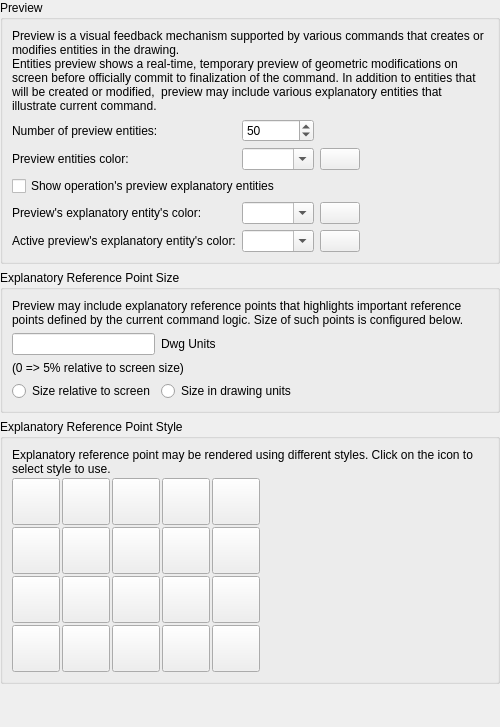
<?xml version="1.0" encoding="UTF-8"?>
<ui version="4.0">
 <class>LC_SettingsPagePreviewOptions</class>
 <widget class="QWidget" name="LC_SettingsPagePreviewOptions">
  <property name="geometry">
   <rect>
    <x>0</x>
    <y>0</y>
    <width>500</width>
    <height>727</height>
   </rect>
  </property>
  <layout class="QGridLayout" name="gridLayout_main">
   <property name="leftMargin">
    <number>0</number>
   </property>
   <property name="topMargin">
    <number>0</number>
   </property>
   <property name="rightMargin">
    <number>0</number>
   </property>
   <property name="bottomMargin">
    <number>0</number>
   </property>
   <item row="0" column="0">
    <widget class="QGroupBox" name="gbPreview">
     <property name="title">
      <string>Preview</string>
     </property>
     <layout class="QGridLayout" name="gridLayout_pr">
      <item row="7" column="2">
       <widget class="LC_ColorButton" name="pb_previewRefHighlightColor">
        <property name="toolTip">
         <string>Active Explanatory Entity

Click to select color.</string>
        </property>
       </widget>
      </item>
      <item row="7" column="1">
       <widget class="LC_ContentAdjustableComboBox" name="cbPreviewRefHighlightColor">
        <property name="toolTip">
         <string>Active Explanatory Entity Color

Color of explanatory entity that is currently active according to the command state. </string>
        </property>
        <property name="editable">
         <bool>true</bool>
        </property>
       </widget>
      </item>
      <item row="6" column="3">
       <spacer name="horizontalSpacer">
        <property name="orientation">
         <enum>Qt::Orientation::Horizontal</enum>
        </property>
        <property name="sizeHint" stdset="0">
         <size>
          <width>0</width>
          <height>0</height>
         </size>
        </property>
       </spacer>
      </item>
      <item row="2" column="0">
       <widget class="QLabel" name="lMaxPreview">
        <property name="text">
         <string>Number of preview entities:</string>
        </property>
        <property name="buddy">
         <cstring>sbMaxPreview</cstring>
        </property>
       </widget>
      </item>
      <item row="6" column="1">
       <widget class="LC_ContentAdjustableComboBox" name="cbPreviewRefColor">
        <property name="toolTip">
         <string>Explanatory Entities Color

Color for preview explanatory entities. These entities are not created, yet explains current command logic.</string>
        </property>
        <property name="editable">
         <bool>true</bool>
        </property>
       </widget>
      </item>
      <item row="6" column="2">
       <widget class="LC_ColorButton" name="pb_previewRefColor">
        <property name="toolTip">
         <string>Explanatory Entities

Click to select color.</string>
        </property>
       </widget>
      </item>
      <item row="6" column="0">
       <widget class="QLabel" name="lbPreviewRefColor">
        <property name="text">
         <string>Preview's explanatory entity's color:</string>
        </property>
        <property name="buddy">
         <cstring>cbPreviewRefColor</cstring>
        </property>
       </widget>
      </item>
      <item row="1" column="0" colspan="4">
       <widget class="QLabel" name="label">
        <property name="text">
         <string>Preview is a visual feedback mechanism supported by various commands that creates or modifies entities in the drawing. 
Entities preview shows a real-time, temporary preview of geometric modifications on  screen before officially commit to finalization of the command. In addition to entities that will be created or modified,  preview may include various explanatory entities that illustrate current command.</string>
        </property>
        <property name="wordWrap">
         <bool>true</bool>
        </property>
       </widget>
      </item>
      <item row="7" column="0">
       <widget class="QLabel" name="lbPreviewRefHighlightColor">
        <property name="text">
         <string>Active preview's explanatory entity's color:</string>
        </property>
        <property name="buddy">
         <cstring>cbPreviewRefHighlightColor</cstring>
        </property>
       </widget>
      </item>
      <item row="4" column="0" colspan="2">
       <widget class="QCheckBox" name="cbDisplayRefPoints">
        <property name="sizePolicy">
         <sizepolicy hsizetype="Preferred" vsizetype="Preferred">
          <horstretch>0</horstretch>
          <verstretch>0</verstretch>
         </sizepolicy>
        </property>
        <property name="toolTip">
         <string>Explanatory Entities Visibility

Show additional operation's preview explanatory entities that explains the logic of entities creation or modification.</string>
        </property>
        <property name="text">
         <string>Show operation's preview explanatory entities </string>
        </property>
       </widget>
      </item>
      <item row="3" column="0">
       <widget class="QLabel" name="label_2">
        <property name="text">
         <string>Preview entities color:</string>
        </property>
        <property name="buddy">
         <cstring>cbPreviewEntitiesColor</cstring>
        </property>
       </widget>
      </item>
      <item row="3" column="1">
       <widget class="LC_ContentAdjustableComboBox" name="cbPreviewEntitiesColor">
        <property name="toolTip">
         <string>Entities Preview Color

Color for entities preview</string>
        </property>
        <property name="editable">
         <bool>true</bool>
        </property>
       </widget>
      </item>
      <item row="3" column="2">
       <widget class="LC_ColorButton" name="pb_previewEntitiesColor">
        <property name="toolTip">
         <string>Entities Preview

Click to select color.</string>
        </property>
       </widget>
      </item>
      <item row="2" column="1">
       <widget class="QSpinBox" name="sbMaxPreview">
        <property name="toolTip">
         <string>Preview Limiting

If more entities in preview than specified, rect will be drawn instead of entities.</string>
        </property>
        <property name="specialValueText">
         <string>Show All</string>
        </property>
        <property name="minimum">
         <number>0</number>
        </property>
        <property name="maximum">
         <number>1000</number>
        </property>
        <property name="value">
         <number>50</number>
        </property>
       </widget>
      </item>
     </layout>
    </widget>
   </item>
   <item row="1" column="0">
    <widget class="QGroupBox" name="gbPointSize">
     <property name="title">
      <string>Explanatory Reference Point Size</string>
     </property>
     <layout class="QGridLayout" name="gridLayout_sz">
      <item row="4" column="1">
       <widget class="QRadioButton" name="rbAbsSize">
        <property name="text">
         <string>Size in drawing units</string>
        </property>
       </widget>
      </item>
      <item row="1" column="1">
       <widget class="QLabel" name="lPtSzUnits">
        <property name="text">
         <string>Dwg Units</string>
        </property>
        <property name="textFormat">
         <enum>Qt::TextFormat::PlainText</enum>
        </property>
       </widget>
      </item>
      <item row="4" column="0">
       <widget class="QRadioButton" name="rbRelSize">
        <property name="text">
         <string>Size relative to screen</string>
        </property>
       </widget>
      </item>
      <item row="4" column="2">
       <spacer name="horizontalSpacer_2">
        <property name="orientation">
         <enum>Qt::Orientation::Horizontal</enum>
        </property>
        <property name="sizeHint" stdset="0">
         <size>
          <width>0</width>
          <height>0</height>
         </size>
        </property>
       </spacer>
      </item>
      <item row="1" column="0">
       <widget class="QLineEdit" name="lePointSize">
        <property name="sizePolicy">
         <sizepolicy hsizetype="Fixed" vsizetype="Fixed">
          <horstretch>0</horstretch>
          <verstretch>0</verstretch>
         </sizepolicy>
        </property>
        <property name="maximumSize">
         <size>
          <width>150</width>
          <height>16777215</height>
         </size>
        </property>
        <property name="toolTip">
         <string>Size of reference points</string>
        </property>
       </widget>
      </item>
      <item row="0" column="0" colspan="3">
       <widget class="QLabel" name="label_3">
        <property name="text">
         <string>Preview may include explanatory reference points that highlights important reference points defined by the current command logic. Size of such points is configured below.</string>
        </property>
        <property name="wordWrap">
         <bool>true</bool>
        </property>
       </widget>
      </item>
      <item row="3" column="0" colspan="2">
       <widget class="QLabel" name="label_11">
        <property name="text">
         <string>(0 =&gt; 5% relative to screen size)</string>
        </property>
       </widget>
      </item>
     </layout>
    </widget>
   </item>
   <item row="2" column="0">
    <widget class="QGroupBox" name="gbPointStyle">
     <property name="title">
      <string>Explanatory Reference Point Style</string>
     </property>
     <layout class="QGridLayout" name="gridLayout_st">
      <property name="spacing">
       <number>2</number>
      </property>
      <item row="4" column="0">
       <widget class="QToolButton" name="bDotCircleSquare">
        <property name="minimumSize">
         <size>
          <width>30</width>
          <height>30</height>
         </size>
        </property>
        <property name="icon">
         <iconset>
          <normaloff>:/icons/point_dot_circle_square.lci</normaloff>:/icons/point_dot_circle_square.lci</iconset>
        </property>
        <property name="iconSize">
         <size>
          <width>40</width>
          <height>40</height>
         </size>
        </property>
        <property name="checkable">
         <bool>true</bool>
        </property>
        <property name="autoExclusive">
         <bool>true</bool>
        </property>
       </widget>
      </item>
      <item row="2" column="3">
       <widget class="QToolButton" name="bCrossCircle">
        <property name="minimumSize">
         <size>
          <width>30</width>
          <height>30</height>
         </size>
        </property>
        <property name="icon">
         <iconset>
          <normaloff>:/icons/point_cross_circle.lci</normaloff>:/icons/point_cross_circle.lci</iconset>
        </property>
        <property name="iconSize">
         <size>
          <width>40</width>
          <height>40</height>
         </size>
        </property>
        <property name="checkable">
         <bool>true</bool>
        </property>
        <property name="autoExclusive">
         <bool>true</bool>
        </property>
       </widget>
      </item>
      <item row="3" column="2">
       <widget class="QToolButton" name="bPlusSquare">
        <property name="minimumSize">
         <size>
          <width>30</width>
          <height>30</height>
         </size>
        </property>
        <property name="icon">
         <iconset>
          <normaloff>:/icons/point_plus_square.lci</normaloff>:/icons/point_plus_square.lci</iconset>
        </property>
        <property name="iconSize">
         <size>
          <width>40</width>
          <height>40</height>
         </size>
        </property>
        <property name="checkable">
         <bool>true</bool>
        </property>
        <property name="autoExclusive">
         <bool>true</bool>
        </property>
       </widget>
      </item>
      <item row="1" column="2">
       <widget class="QToolButton" name="bPlus">
        <property name="minimumSize">
         <size>
          <width>30</width>
          <height>30</height>
         </size>
        </property>
        <property name="icon">
         <iconset>
          <normaloff>:/icons/point_plus.lci</normaloff>:/icons/point_plus.lci</iconset>
        </property>
        <property name="iconSize">
         <size>
          <width>40</width>
          <height>40</height>
         </size>
        </property>
        <property name="checkable">
         <bool>true</bool>
        </property>
        <property name="autoExclusive">
         <bool>true</bool>
        </property>
       </widget>
      </item>
      <item row="2" column="5">
       <spacer name="horizontalSpacer_3">
        <property name="orientation">
         <enum>Qt::Orientation::Horizontal</enum>
        </property>
        <property name="sizeHint" stdset="0">
         <size>
          <width>0</width>
          <height>0</height>
         </size>
        </property>
       </spacer>
      </item>
      <item row="4" column="3">
       <widget class="QToolButton" name="bCrossCircleSquare">
        <property name="minimumSize">
         <size>
          <width>30</width>
          <height>30</height>
         </size>
        </property>
        <property name="icon">
         <iconset>
          <normaloff>:/icons/point_cross_circle_square.lci</normaloff>:/icons/point_cross_circle_square.lci</iconset>
        </property>
        <property name="iconSize">
         <size>
          <width>40</width>
          <height>40</height>
         </size>
        </property>
        <property name="checkable">
         <bool>true</bool>
        </property>
        <property name="autoExclusive">
         <bool>true</bool>
        </property>
       </widget>
      </item>
      <item row="3" column="1">
       <widget class="QToolButton" name="bBlankSquare">
        <property name="minimumSize">
         <size>
          <width>30</width>
          <height>30</height>
         </size>
        </property>
        <property name="icon">
         <iconset>
          <normaloff>:/icons/point_blank_square.lci</normaloff>:/icons/point_blank_square.lci</iconset>
        </property>
        <property name="iconSize">
         <size>
          <width>40</width>
          <height>40</height>
         </size>
        </property>
        <property name="checkable">
         <bool>true</bool>
        </property>
        <property name="autoExclusive">
         <bool>true</bool>
        </property>
       </widget>
      </item>
      <item row="3" column="4">
       <widget class="QToolButton" name="bTickSquare">
        <property name="minimumSize">
         <size>
          <width>30</width>
          <height>30</height>
         </size>
        </property>
        <property name="icon">
         <iconset>
          <normaloff>:/icons/point_tick_square.lci</normaloff>:/icons/point_tick_square.lci</iconset>
        </property>
        <property name="iconSize">
         <size>
          <width>40</width>
          <height>40</height>
         </size>
        </property>
        <property name="checkable">
         <bool>true</bool>
        </property>
        <property name="autoExclusive">
         <bool>true</bool>
        </property>
       </widget>
      </item>
      <item row="2" column="2">
       <widget class="QToolButton" name="bPlusCircle">
        <property name="minimumSize">
         <size>
          <width>30</width>
          <height>30</height>
         </size>
        </property>
        <property name="icon">
         <iconset>
          <normaloff>:/icons/point_plus_circle.lci</normaloff>:/icons/point_plus_circle.lci</iconset>
        </property>
        <property name="iconSize">
         <size>
          <width>40</width>
          <height>40</height>
         </size>
        </property>
        <property name="checkable">
         <bool>true</bool>
        </property>
        <property name="autoExclusive">
         <bool>true</bool>
        </property>
       </widget>
      </item>
      <item row="0" column="0" colspan="6">
       <widget class="QLabel" name="label_4">
        <property name="text">
         <string>Explanatory reference point may be rendered using different styles. Click on the icon to select style to use.</string>
        </property>
        <property name="wordWrap">
         <bool>true</bool>
        </property>
       </widget>
      </item>
      <item row="2" column="0">
       <widget class="QToolButton" name="bDotCircle">
        <property name="minimumSize">
         <size>
          <width>30</width>
          <height>30</height>
         </size>
        </property>
        <property name="icon">
         <iconset>
          <normaloff>:/icons/point_dot_circle.lci</normaloff>:/icons/point_dot_circle.lci</iconset>
        </property>
        <property name="iconSize">
         <size>
          <width>40</width>
          <height>40</height>
         </size>
        </property>
        <property name="checkable">
         <bool>true</bool>
        </property>
        <property name="autoExclusive">
         <bool>true</bool>
        </property>
       </widget>
      </item>
      <item row="2" column="1">
       <widget class="QToolButton" name="bBlankCircle">
        <property name="minimumSize">
         <size>
          <width>30</width>
          <height>30</height>
         </size>
        </property>
        <property name="icon">
         <iconset>
          <normaloff>:/icons/point_blank_circle.lci</normaloff>:/icons/point_blank_circle.lci</iconset>
        </property>
        <property name="iconSize">
         <size>
          <width>40</width>
          <height>40</height>
         </size>
        </property>
        <property name="checkable">
         <bool>true</bool>
        </property>
        <property name="autoExclusive">
         <bool>true</bool>
        </property>
       </widget>
      </item>
      <item row="1" column="0">
       <widget class="QToolButton" name="bDot">
        <property name="minimumSize">
         <size>
          <width>30</width>
          <height>30</height>
         </size>
        </property>
        <property name="icon">
         <iconset>
          <normaloff>:/icons/point_dot.lci</normaloff>:/icons/point_dot.lci</iconset>
        </property>
        <property name="iconSize">
         <size>
          <width>40</width>
          <height>40</height>
         </size>
        </property>
        <property name="checkable">
         <bool>true</bool>
        </property>
        <property name="autoExclusive">
         <bool>true</bool>
        </property>
       </widget>
      </item>
      <item row="3" column="3">
       <widget class="QToolButton" name="bCrossSquare">
        <property name="minimumSize">
         <size>
          <width>30</width>
          <height>30</height>
         </size>
        </property>
        <property name="icon">
         <iconset>
          <normaloff>:/icons/point_cross_square.lci</normaloff>:/icons/point_cross_square.lci</iconset>
        </property>
        <property name="iconSize">
         <size>
          <width>40</width>
          <height>40</height>
         </size>
        </property>
        <property name="checkable">
         <bool>true</bool>
        </property>
        <property name="autoExclusive">
         <bool>true</bool>
        </property>
       </widget>
      </item>
      <item row="3" column="0">
       <widget class="QToolButton" name="bDotSquare">
        <property name="minimumSize">
         <size>
          <width>30</width>
          <height>30</height>
         </size>
        </property>
        <property name="icon">
         <iconset>
          <normaloff>:/icons/point_dot_square.lci</normaloff>:/icons/point_dot_square.lci</iconset>
        </property>
        <property name="iconSize">
         <size>
          <width>40</width>
          <height>40</height>
         </size>
        </property>
        <property name="checkable">
         <bool>true</bool>
        </property>
        <property name="autoExclusive">
         <bool>true</bool>
        </property>
       </widget>
      </item>
      <item row="1" column="3">
       <widget class="QToolButton" name="bCross">
        <property name="minimumSize">
         <size>
          <width>30</width>
          <height>30</height>
         </size>
        </property>
        <property name="icon">
         <iconset>
          <normaloff>:/icons/point_cross.lci</normaloff>:/icons/point_cross.lci</iconset>
        </property>
        <property name="iconSize">
         <size>
          <width>40</width>
          <height>40</height>
         </size>
        </property>
        <property name="checkable">
         <bool>true</bool>
        </property>
        <property name="autoExclusive">
         <bool>true</bool>
        </property>
       </widget>
      </item>
      <item row="4" column="1">
       <widget class="QToolButton" name="bBlankCircleSquare">
        <property name="minimumSize">
         <size>
          <width>30</width>
          <height>30</height>
         </size>
        </property>
        <property name="icon">
         <iconset>
          <normaloff>:/icons/point_blank_circle_square.lci</normaloff>:/icons/point_blank_circle_square.lci</iconset>
        </property>
        <property name="iconSize">
         <size>
          <width>40</width>
          <height>40</height>
         </size>
        </property>
        <property name="checkable">
         <bool>true</bool>
        </property>
        <property name="autoExclusive">
         <bool>true</bool>
        </property>
       </widget>
      </item>
      <item row="1" column="1">
       <widget class="QToolButton" name="bBlank">
        <property name="minimumSize">
         <size>
          <width>30</width>
          <height>30</height>
         </size>
        </property>
        <property name="icon">
         <iconset>
          <normaloff>:/icons/point_blank.lci</normaloff>:/icons/point_blank.lci</iconset>
        </property>
        <property name="iconSize">
         <size>
          <width>40</width>
          <height>40</height>
         </size>
        </property>
        <property name="checkable">
         <bool>true</bool>
        </property>
        <property name="autoExclusive">
         <bool>true</bool>
        </property>
       </widget>
      </item>
      <item row="4" column="2">
       <widget class="QToolButton" name="bPlusCircleSquare">
        <property name="minimumSize">
         <size>
          <width>30</width>
          <height>30</height>
         </size>
        </property>
        <property name="icon">
         <iconset>
          <normaloff>:/icons/point_plus_circle_square.lci</normaloff>:/icons/point_plus_circle_square.lci</iconset>
        </property>
        <property name="iconSize">
         <size>
          <width>40</width>
          <height>40</height>
         </size>
        </property>
        <property name="checkable">
         <bool>true</bool>
        </property>
        <property name="autoExclusive">
         <bool>true</bool>
        </property>
       </widget>
      </item>
      <item row="2" column="4">
       <widget class="QToolButton" name="bTickCircle">
        <property name="minimumSize">
         <size>
          <width>30</width>
          <height>30</height>
         </size>
        </property>
        <property name="icon">
         <iconset>
          <normaloff>:/icons/point_tick_circle.lci</normaloff>:/icons/point_tick_circle.lci</iconset>
        </property>
        <property name="iconSize">
         <size>
          <width>40</width>
          <height>40</height>
         </size>
        </property>
        <property name="checkable">
         <bool>true</bool>
        </property>
        <property name="autoExclusive">
         <bool>true</bool>
        </property>
       </widget>
      </item>
      <item row="1" column="4">
       <widget class="QToolButton" name="bTick">
        <property name="minimumSize">
         <size>
          <width>30</width>
          <height>30</height>
         </size>
        </property>
        <property name="icon">
         <iconset>
          <normaloff>:/icons/point_tick.lci</normaloff>:/icons/point_tick.lci</iconset>
        </property>
        <property name="iconSize">
         <size>
          <width>40</width>
          <height>40</height>
         </size>
        </property>
        <property name="checkable">
         <bool>true</bool>
        </property>
        <property name="autoExclusive">
         <bool>true</bool>
        </property>
       </widget>
      </item>
      <item row="4" column="4">
       <widget class="QToolButton" name="bTickCircleSquare">
        <property name="minimumSize">
         <size>
          <width>30</width>
          <height>30</height>
         </size>
        </property>
        <property name="icon">
         <iconset>
          <normaloff>:/icons/point_tick_circle_square.lci</normaloff>:/icons/point_tick_circle_square.lci</iconset>
        </property>
        <property name="iconSize">
         <size>
          <width>40</width>
          <height>40</height>
         </size>
        </property>
        <property name="checkable">
         <bool>true</bool>
        </property>
        <property name="autoExclusive">
         <bool>true</bool>
        </property>
       </widget>
      </item>
     </layout>
    </widget>
   </item>
   <item row="8" column="0">
    <spacer name="verticalSpacer">
     <property name="orientation">
      <enum>Qt::Orientation::Vertical</enum>
     </property>
     <property name="sizeHint" stdset="0">
      <size>
       <width>0</width>
       <height>0</height>
      </size>
     </property>
    </spacer>
   </item>
  </layout>
 </widget>
 <customwidgets>
  <customwidget>
   <class>LC_ColorButton</class>
   <extends>QPushButton</extends>
   <header>lc_color_button.h</header>
  </customwidget>
  <customwidget>
   <class>LC_ContentAdjustableComboBox</class>
   <extends>QComboBox</extends>
   <header location="global">lc_content_adjustable_combo_box.h</header>
  </customwidget>
 </customwidgets>
 <resources/>
 <connections/>
</ui>
